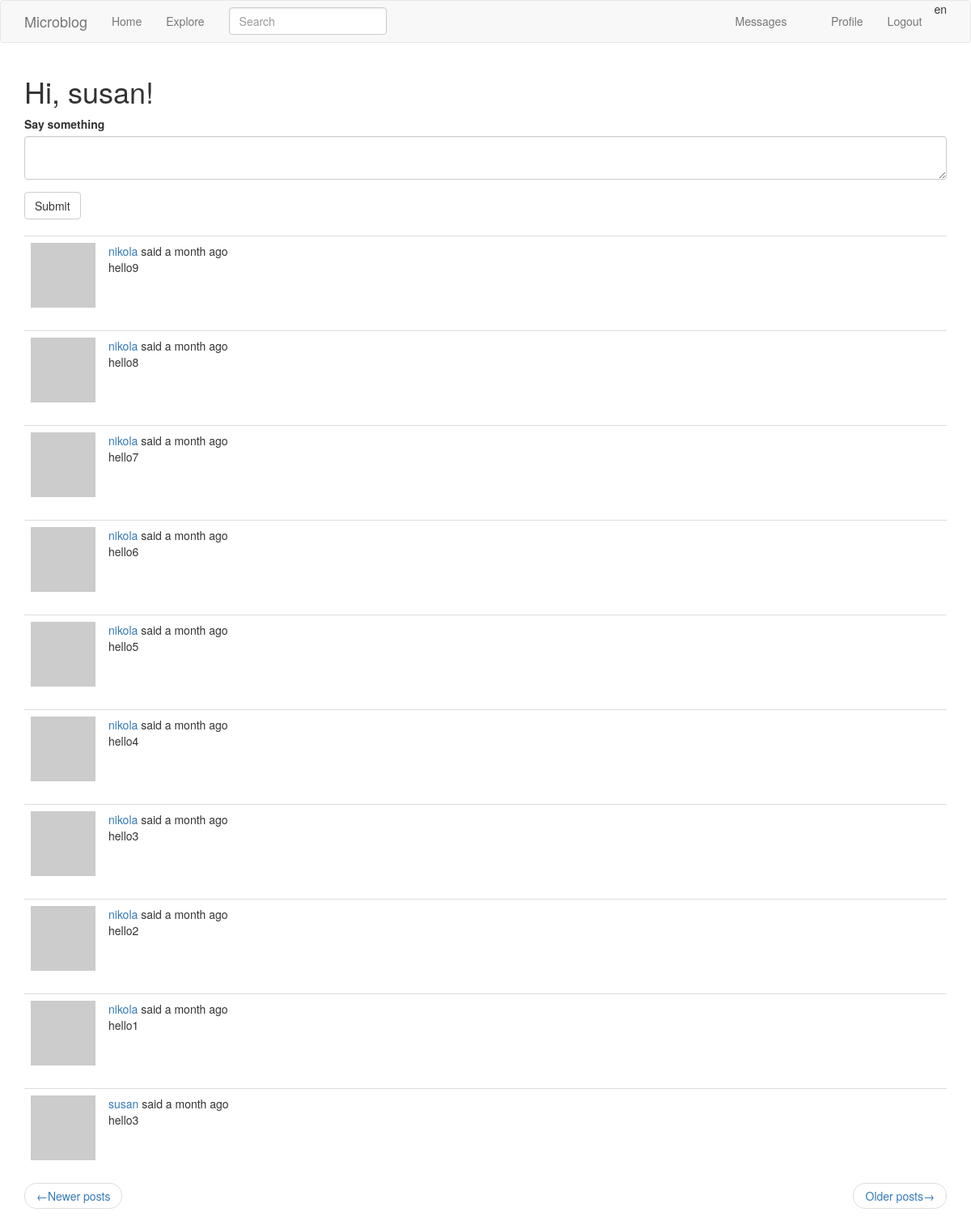
Page /index?page=2 (signed in) on the committed database.
### app1/models.py (models this page shows, shortened)
class User(UserMixin, db.Model):
    id = db.Column(db.Integer, primary_key=True)
    username = db.Column(db.String(64), index=True, unique=True)
    email = db.Column(db.String(120), index=True, unique=True)
    password_hash = db.Column(db.String(128))
    posts = db.relationship('Post', backref='author', lazy='dynamic')
    about_me = db.Column(db.String(140))
    last_seen = db.Column(db.DateTime, default=datetime.utcnow)
    follows = db.relationship(
        'User', secondary=followers,
        primaryjoin=(followers.c.follower_id == id),
        secondaryjoin=(followers.c.followed_id == id),
        backref=db.backref('followers', lazy='dynamic'), lazy='dynamic')
    messages_sent = db.relationship('Message', foreign_keys='Message.sender_id',
                                    backref='author', lazy='dynamic')
    messages_received = db.relationship('Message', foreign_keys='Message.recipient_id',
                                        backref='recipient', lazy='dynamic')
    last_message_read_time = db.Column(db.DateTime)
    notifications = db.relationship('Notification', backref='user',
                                    lazy='dynamic')
    tasks = db.relationship('Task', backref='user', lazy='dynamic')
    def avatar(self, size):
        digest = md5(self.email.lower().encode('utf-8')).hexdigest()
        return 'https://www.gravatar.com/avatar/{}?d=identicon&s={}'.format(digest, size)
    def followed_posts(self):
        followed = Post.query.join(
            followers, followers.c.followed_id == Post.user_id).filter(
            followers.c.follower_id == self.id)
        return followed.union(self.posts).order_by(Post.timestamp.desc())
    def new_messages(self):
        last_read_time = self.last_message_read_time or datetime(1900, 1, 1)
        return Message.query.filter_by(recipient=self).filter(Message.timestamp > last_read_time).count()
    def get_tasks_in_progress(self):
        return Task.query.filter_by(user=self, complete=False).all()

class SearchableMixin(object):
    @classmethod
    def before_commit(cls, session):
        session._changes = {
            'add': [obj for obj in session.new if isinstance(obj, cls)],
            'update': [obj for obj in session.dirty if isinstance(obj, cls)],
            'delete': [obj for obj in session.deleted if isinstance(obj, cls)]
        }
    @classmethod
    def after_commit(cls, session):
        for obj in session._changes['add']:
            if isinstance(obj, SearchableMixin):
                add_to_index(obj.__tablename__, obj)
        for obj in session._changes['update']:
            if isinstance(obj, SearchableMixin):
                add_to_index(obj.__tablename__, obj)
        for obj in session._changes['delete']:
            if isinstance(obj, SearchableMixin):
                remove_from_index(obj.__tablename__, obj)
        session._changes = None

class Post(SearchableMixin, db.Model):
    __searchable__ = ['body']
    id = db.Column(db.Integer, primary_key=True)
    body = db.Column(db.String(140))
    timestamp = db.Column(db.DateTime, index=True, default=datetime.utcnow)
    user_id = db.Column(db.Integer, db.ForeignKey('user.id'))
    language = db.Column(db.String(5))

### app1/main/routes.py (the view, shortened to what this page needs)
@bp.route('/', methods=['GET', 'POST'])
@bp.route('/index', methods=['GET', 'POST'])
@login_required
def index():
    form = PostForm()
    page = request.args.get('page', 1, type=int)
    posts = current_user.followed_posts().paginate(
        page, current_app.config['POSTS_PER_PAGE'], False)
    next_url = url_for('main.index', page=posts.next_num) \
        if posts.has_next else None
    prev_url = url_for('main.index', page=posts.prev_num) \
        if posts.has_prev else None
    return render_template('main/index.html', title=_('Home'), form=form,
                           posts=posts.items, next_url=next_url,
                           prev_url=prev_url)

### app1/main/forms.py
class SearchForm(FlaskForm):
    q = StringField(_l('Search'), validators=[DataRequired()])
    def __init__(self, *args, **kwargs):
        if 'formdata' not in kwargs:
            kwargs['formdata'] = request.args
        if 'csrf_enabled' not in kwargs:
            kwargs['csrf_enabled'] = False
        super(SearchForm, self).__init__(*args, **kwargs)

class PostForm(FlaskForm):
    post = TextAreaField(_l('Say something'), validators=[DataRequired(), Length(min=1, max=140)])
    submit = SubmitField(_l('Submit'))

### app1/main/routes.py (called while the page is built)
@bp.before_app_request
def before_request():
    if current_user.is_authenticated:
        current_user.last_seen = datetime.utcnow()
        db.session.commit()
        g.search_form = SearchForm()
    g.locale = str(get_locale())

### app1/models.py (called while the page is built)
@login.user_loader
def load_user(id):
    return User.query.get(int(id))

### app1/templates/main/index.html
{% extends "main/base.html" %}
{% import 'bootstrap/wtf.html' as wtf %}
{% block app_content %}
        <h1>{{ _('Hi, %(username)s!', username=current_user.username) }}</h1>
        {% if form %}
            {{ wtf.quick_form(form) }}
            <br>
        {% endif %}
        {% for post in posts %}
        	{% include "main/_post.html" %}
        {% endfor %}
        <nav aria-label="...">
                <ul class="pager">
                    <li class="previous{% if not prev_url %} disabled{% endif %}">
                        <a href="{{ prev_url or '#' }}">
                            <span aria-hidden="true">&larr;</span>{{ _('Newer posts') }}
                        </a>
                    </li>
                    <li class="next{% if not next_url %} disabled{% endif %}">
                        <a href="{{ next_url or '#' }}">
                             {{ _('Older posts') }}<span aria-hidden="true">&rarr;</span>
                        </a>
                    </li>
                </ul>
        </nav>
{% endblock %}}

### app1/templates/main/_post.html (shortened to what this page needs)
<table class="table table-hover">
    <tr>
        <td width="70px">
            <a href="{{ url_for('main.user', username=post.author.username) }}">
                <img src="{{ post.author.avatar(70) }}" />
            </a>
        </td>
        <td>
            {{ _('%(username)s said %(when)s',
                username=user_link, when=moment(post.timestamp).fromNow()) }}
            <br>
            <span id="post{{ post.id }}">{{ post.body }}</span>
            <br><br>
        </td>
    </tr>
</table>

### rows in the picture
Post: body "hello9"
Post: body "hello8"
Post: body "hello7"
Post: body "hello6"
Post: body "hello5"
Post: body "hello4"
Post: body "hello3"
Post: body "hello2"
Post: body "hello1"
Post: body "hello3"

### other values in the picture
{{ g.locale }} "en"
